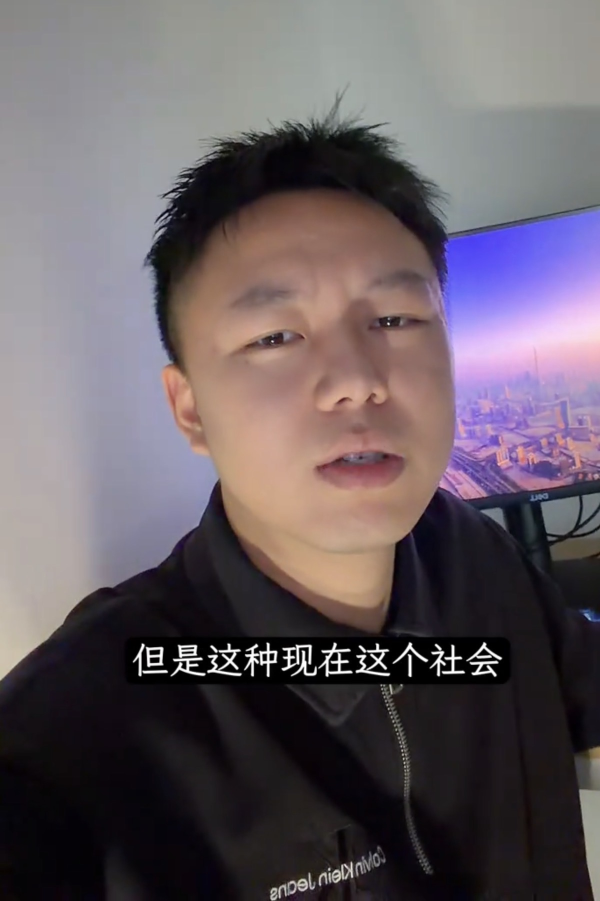
#> input picture samples/refs/subtitle_ref.jpg, 1200 x 1801 px (shown at 1/2 size); its folder holds only this picture in this run
$ python -i frames.py   (imports and definitions only)   (older library calls are emulated)
#> lines starting #> are read from the running program, lines starting #| are printed output that depends on the picture
### app/config.py
"""集中配置：路径、字体、模型、各项视觉参数。"""
from __future__ import annotations

import os
from pathlib import Path

from dotenv import load_dotenv

ROOT = Path(__file__).resolve().parent.parent
load_dotenv(ROOT / ".env")

# 目录
INBOX_DIR = ROOT / "samples" / "inbox"
OUTPUT_DIR = ROOT / "output"
LOGS_DIR = ROOT / "logs"
SNAPSHOTS_DIR = ROOT / "snapshots"
REFS_DIR = ROOT / "samples" / "refs"
STATIC_DIR = ROOT / "static"
TEMPLATES_DIR = ROOT / "templates"

for d in (INBOX_DIR, OUTPUT_DIR, LOGS_DIR, SNAPSHOTS_DIR, STATIC_DIR, TEMPLATES_DIR):
    d.mkdir(parents=True, exist_ok=True)

# 字体：字幕用得意黑（年轻向、自带右倾、紧凑），封面用庞门正道标题体（爆款标题字、有书法骨架）
FONT_PATH = ROOT / "fonts" / "SmileySans-Oblique.ttf"
FONT_NAME = "Smiley Sans"
FONTS_DIR = FONT_PATH.parent

# 封面专用字体
COVER_FONT_PATH = ROOT / "fonts" / "PangMen.ttf"
COVER_FONT_INDEX = 0
COVER_FONT_NAME = "PangMenZhengDao"

# Whisper
WHISPER_MODEL = os.getenv("WHISPER_MODEL", "large-v3-turbo")
WHISPER_COMPUTE = "int8"

# 字幕视觉（对齐 samples/refs/subtitle_ref.jpg）
SUB_MAX_CHARS_PER_LINE = 12
SUB_FONT_SIZE_RATIO = 0.042        # 字号 / 视频高度
SUB_BOTTOM_MARGIN_RATIO = 0.18     # 底部边距 / 视频高度（对应下方约 82% 位置）
SUB_SIDE_MARGIN_RATIO = 0.06
SUB_OUTLINE = 3                    # opaque box 的 padding（越小越贴字）
SUB_BACK_ALPHA = 0x20              # 底框透明度（0x00=不透明, 0xFF=全透明）
SPLIT_PUNCT = "，。！？,.!?、；;：:"

# 视频底部播放进度条（线性填充式，已被章节条取代，默认关）
PROGRESS_BAR_ENABLED = False
PROGRESS_BAR_HEIGHT_RATIO = 0.012
PROGRESS_BAR_BG = "black@0.5"
PROGRESS_BAR_FG = "white"

# 顶部章节进度条（AI 自动分 3-5 段，每段标题 + 当前段高亮）
CHAPTER_BAR_ENABLED = True
CHAPTER_BAR_HEIGHT_RATIO = 0.055        # 章节条高度 / 视频高（≈5.5%）
CHAPTER_BAR_BG_INACTIVE = "0x3A3A3A"    # 未选中段背景：深灰
CHAPTER_BAR_BG_ACTIVE = "0xE5DDC8"      # 当前段背景：浅米色（高亮）
CHAPTER_BAR_DIVIDER = "white@0.55"      # 段间分隔色
CHAPTER_BAR_DIVIDER_WIDTH = 3           # 段间分隔宽度（px）
CHAPTER_BAR_TEXT_COLOR = "white"
CHAPTER_BAR_TEXT_BORDER_COLOR = "black"
CHAPTER_BAR_FONT_RATIO = 0.62           # 文字高 / 章节条高
CHAPTER_BAR_FONT_BORDER_RATIO = 0.10    # 描边 / 字号
CHAPTER_BAR_TOP_SHADOW_PX = 2           # 顶部细暗线高度

# 封面标题视觉（对齐 samples/refs/title_ref.jpg）
TITLE_MAX_CHARS = 6                # 硬约束
TITLE_CENTER_Y_RATIO = 0.15        # 文字中心线在图高的这一位置（固定）
TITLE_MAX_WIDTH_RATIO = 0.85       # 横向最多占画面宽度
TITLE_BASE_FONT_RATIO = 0.13       # 基础字号（5-6 字时用）
TITLE_SMALL_FONT_RATIO = 0.11      # 5-6 字超宽时降档
TITLE_BIG_FONT_RATIO = 0.17        # 1-2 字时用
TITLE_MID_FONT_RATIO = 0.15        # 3-4 字时用
TITLE_STROKE_RATIO = 0.12          # 描边宽度 / 字号（爆款黑体偏粗描边）
TITLE_ITALIC_SHEAR = 0.0           # 0=不斜（粗黑体不需要斜体）

# 挑帧
FRAME_CANDIDATE_COUNT = 20         # 扫多少个候选时间点
FRAME_KEEP_TOP_N = 5               # 保留前 N 张到 debug
FRAME_HEAD_SKIP = 0.05             # 跳过开头 5%
FRAME_TAIL_SKIP = 0.05             # 跳过结尾 5%

# DeepSeek
DEEPSEEK_API_KEY = os.getenv("DEEPSEEK_API_KEY", "")
DEEPSEEK_BASE_URL = os.getenv("DEEPSEEK_BASE_URL", "https://api.deepseek.com")
DEEPSEEK_MODEL = os.getenv("DEEPSEEK_MODEL", "deepseek-chat")

# 图片来源：auto -> 优先 OpenAI 生成，其次 Pexels 搜图
IMAGE_PROVIDER = os.getenv("IMAGE_PROVIDER", "auto").strip().lower()
OPENAI_API_KEY = os.getenv("OPENAI_API_KEY", "").strip()
OPENAI_IMAGE_MODEL = os.getenv("OPENAI_IMAGE_MODEL", "gpt-image-2").strip()
OPENAI_IMAGE_QUALITY = os.getenv("OPENAI_IMAGE_QUALITY", "high").strip().lower()
OPENAI_IMAGE_MODERATION = os.getenv("OPENAI_IMAGE_MODERATION", "low").strip().lower()
OPENAI_IMAGE_OUTPUT_FORMAT = os.getenv("OPENAI_IMAGE_OUTPUT_FORMAT", "jpeg").strip().lower()
OPENAI_IMAGE_OUTPUT_COMPRESSION = int(
    os.getenv("OPENAI_IMAGE_OUTPUT_COMPRESSION", "85")
)

# 视频扩展名
VIDEO_EXTS = {".mp4", ".mov", ".mkv", ".avi", ".webm", ".m4v", ".flv"}

# 处理成功后自动删除 inbox 里的源视频（默认关，由用户手动删）
DELETE_SOURCE_ON_DONE = False

# 烧字幕后的视频编码参数（控制文件大小 vs 画质）
# CRF：18≈无损, 23≈高清, 26≈压得更狠, 28≈明显损失
# preset：slower>slow>medium>fast（越慢压缩率越高、编码越久）
ENCODE_CRF = 26
ENCODE_PRESET = "slow"
# 音频重压以省体积：96k 足够人声
ENCODE_AUDIO_BITRATE = "96k"


# [9 lines left out: function assert_font_exists, not called in this run]

### app/frames.py
"""挑"精彩帧"：清晰度 + 人脸 + 非首尾。"""
from __future__ import annotations

import subprocess
from dataclasses import dataclass
from pathlib import Path

import cv2
import numpy as np

from app.config import (
    FRAME_CANDIDATE_COUNT,
    FRAME_HEAD_SKIP,
    FRAME_KEEP_TOP_N,
    FRAME_TAIL_SKIP,
)

_face_cascade: cv2.CascadeClassifier | None = None


def _get_face_cascade() -> cv2.CascadeClassifier:
    global _face_cascade
    if _face_cascade is None:
        path = Path(cv2.data.haarcascades) / "haarcascade_frontalface_default.xml"
        _face_cascade = cv2.CascadeClassifier(str(path))
    return _face_cascade


@dataclass
class FrameScore:
    time: float
    clarity: float      # Laplacian 方差
    has_face: bool
    brightness_ok: bool
    score: float        # 综合分
    path: Path

    # [18 lines left out: functions to_dict, _extract_frame, not called in this run]


def _score_image(path: Path) -> tuple[float, bool, bool]:
#> called with path = '../samples/refs/subtitle_ref.jpg'
    img = cv2.imdecode(np.fromfile(str(path), dtype=np.uint8), cv2.IMREAD_COLOR)
#> img is the input picture: shape (1801, 1200, 3); mean B, G, R 99, 92.9, 102.5
    if img is None:
        return 0.0, False, False
    gray = cv2.cvtColor(img, cv2.COLOR_BGR2GRAY)
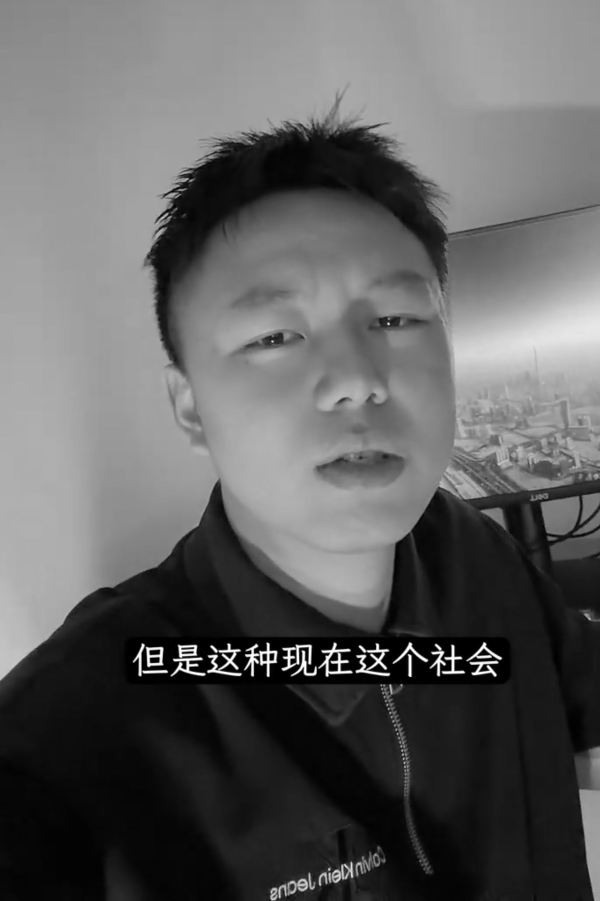
#> gray: shape (1801, 1200) (shown at 1/2 size); min 0, max 255, mean 96.5
    clarity = float(cv2.Laplacian(gray, cv2.CV_64F).var())
#> clarity = 42.1
    mean = float(gray.mean())
#> mean = 96.49
    std = float(gray.std())
#> std = 66.45
    brightness_ok = 20 < mean < 235 and std > 15
#> brightness_ok = True
    faces = _get_face_cascade().detectMultiScale(gray, 1.2, 4, minSize=(80, 80))
#> faces = [[337, 421, 667, 667]]
    has_face = len(faces) > 0
#> has_face = True
    return clarity, has_face, brightness_ok


# [57 lines left out: functions pick_best_frame, write_pick_reason, not called in this run]

>>> result = _score_image('../samples/refs/subtitle_ref.jpg')
#> result = (42.1, True, True)

$ run again, on samples/refs/title_ref.jpg
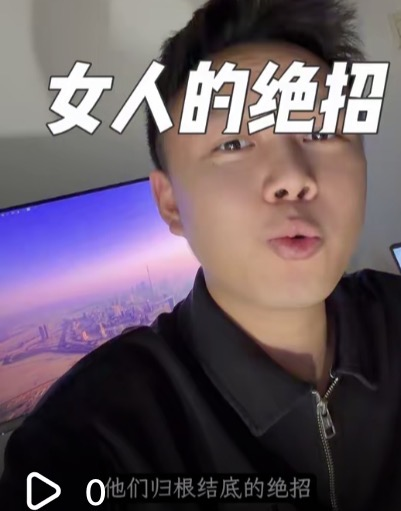
#> input picture samples/refs/title_ref.jpg, 401 x 511 px
#> in _score_image, img is the input picture: shape (511, 401, 3); mean B, G, R 99.6, 90.2, 103.7
#> in _score_image, `gray = cv2.cvtColor(img, cv2.COLOR_BGR2GRAY)`:
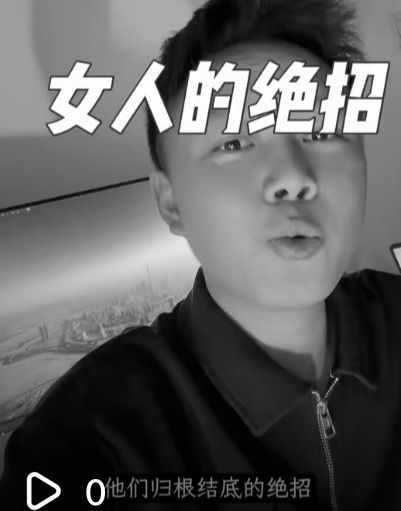
#> gray: shape (511, 401); min 0, max 255, mean 95.3
#> clarity = 597.5
#> mean = 95.32
#> std = 71.8
#> brightness_ok = True
#> faces = ()
#> has_face = False
#> result = (597.5, False, True)
